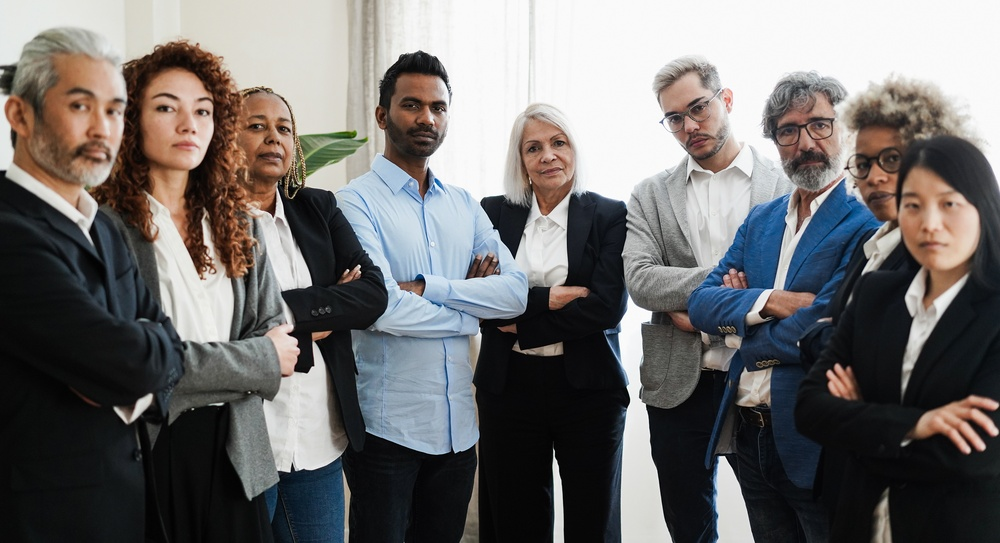
#> input picture faces.jpg, 1000 x 543 px, shrunk from 3862 x 2097 before the run
$ python faces.py
#> lines starting #> are read from the running program, lines starting #| are printed output that depends on the picture; after the words box and inside, x2 and y2 are one past the last pixel; in counts of white or black regions, pixels touching at a corner belong together
import cv2

face_cascades = cv2.CascadeClassifier(cv2.data.haarcascades + "haarcascade_frontalface_default.xml")

img = cv2.imread('faces.jpg')
#> img is the input picture: shape (543, 1000, 3); mean B, G, R 110.1, 110.7, 112.9
img_gray = cv2.cvtColor(img, cv2.COLOR_BGR2GRAY)
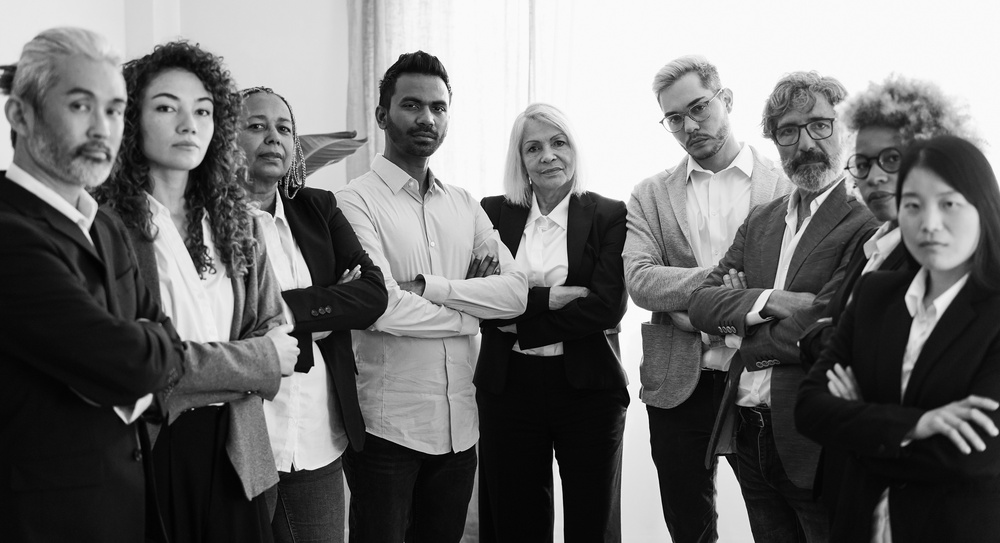
#> img_gray: shape (543, 1000); min 0, max 255, mean 111.3

faces = face_cascades.detectMultiScale(img_gray)
#> faces = [[388, 79, 72, 72], [139, 76, 90, 90], [514, 120, 67, 67], [234, 99, 73, 73], [890, 172, 88, 88], [51, 71, 95, 95], [772, 98, 76, 76]]

for (x, y, w, h) in faces:
    cv2.rectangle(img, (x, y), (x + w, y + h), (255, 0, 0), 2)
#> this loop made 7 passes
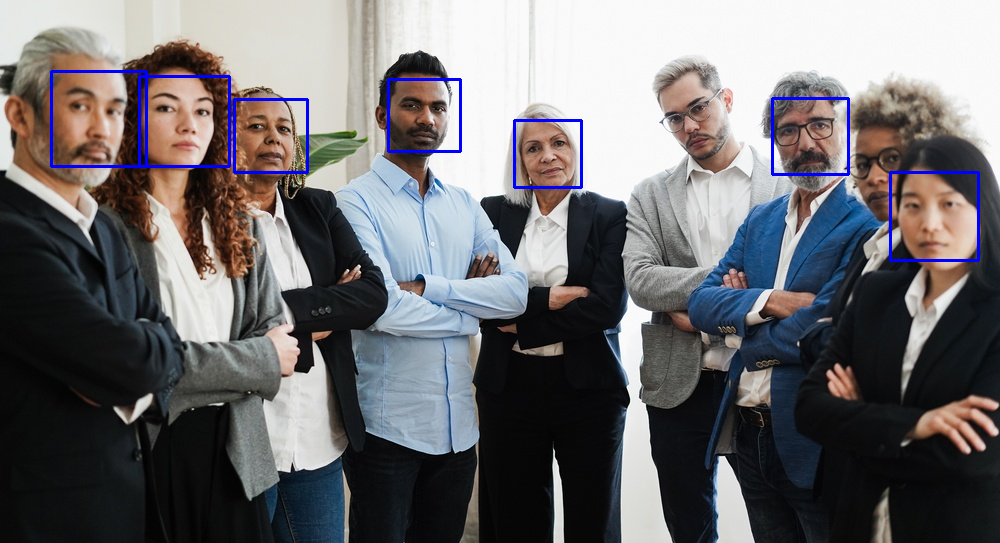
#> img: shape (543, 1000, 3); 1.23% of pixels changed, all inside (x1, y1, x2, y2) = (50, 70, 980, 262)


cv2.imshow('Result', img)
cv2.waitKey(0)
